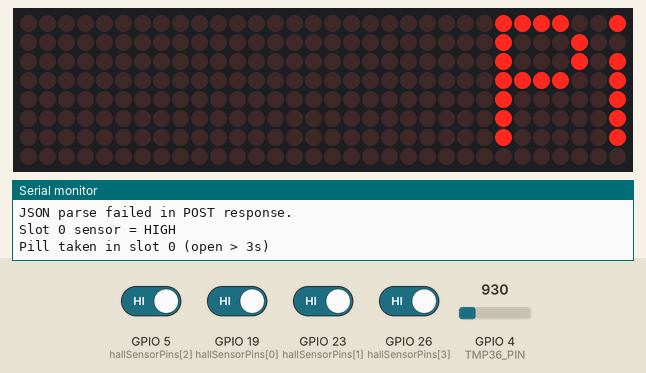
A sketch run on a simulated ESP32. Shown: 32×8 LED matrix, the last lines printed to the serial monitor. The inputs (shaded band) are chosen by the test bench; at power-on: GPIO 5 (hallSensorPins[2]), GPIO 19 (hallSensorPins[0]), GPIO 23 (hallSensorPins[1]), GPIO 26 (hallSensorPins[3]) HIGH, GPIO 4 (TMP36_PIN) = 930. WiFi joins after 1.5 s; servers stay silent unless stated; uploads are accepted with an empty reply.

Above: at 5.76 s.
5.8 s: GPIO 23 (hallSensorPins[1]) driven LOW
15.8 s: GPIO 26 (hallSensorPins[3]) driven LOW
At 24.1 s:
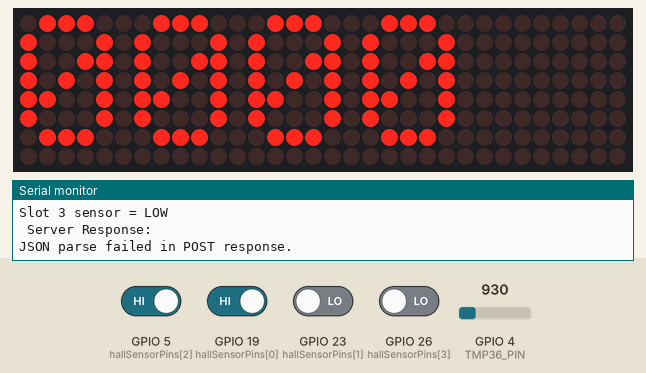
24.8 s: GPIO 26 (hallSensorPins[3]) driven HIGH
At 33.8 s:
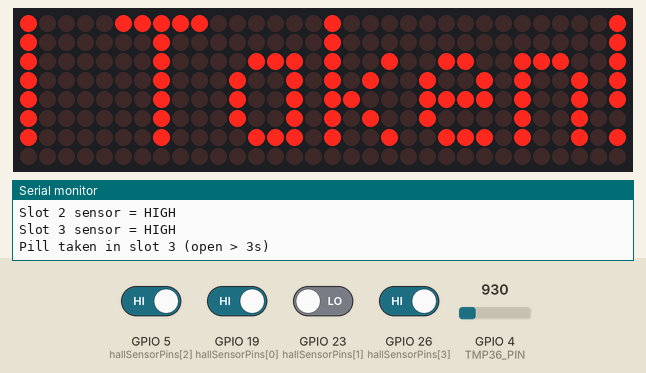

Measured:
- after the input at 24.8 s, the display: first changes after 3.6 s (image 2 shows a later state)

The sketch:

ESP32_Project.ino
```cpp
#include "Config.h"
#include "ServerConnection.h"
#include "Display.h"
#include "HE_Sensor.h"
#include "TempSensor.h"

bool pillTaken[NUM_SLOTS] = {false};
int pillQuantities[NUM_SLOTS] = {0};

unsigned long lastPollTime = 0;
const unsigned long pollInterval = 10000;

void setup() {
    Serial.begin(115200);
    setupSensors();
    setupDisplay();
    setupWiFi();
}

void loop() {
    maintainWiFiConnection();

    unsigned long currentMillis = millis();
    if (currentMillis - lastPollTime >= pollInterval) {
        // Update quantities from server and refresh display
        updateDisplayWithQuantities(pillQuantities);
        lastPollTime = currentMillis;
    }

    // Track pill-taking events
    checkPillsTaken(pillQuantities);

    // Read temperature and send full update
    float temp = getTemperature();
    sendDataToServer(temp, pillTaken, NUM_SLOTS);

    delay(1000);

}
```

Display.cpp
```cpp
#include "Display.h"

MD_Parola display = MD_Parola(HARDWARE_TYPE, DATA_PIN, CLK_PIN, CS_PIN, MAX_DEVICES);

void setupDisplay() {
    display.begin();
    display.setIntensity(5);
    display.displayClear();
    display.setTextAlignment(PA_LEFT);
}

void showPillTakenMessage() {
    display.displayClear();
    display.displayText("Pill Taken!", PA_CENTER, 100, 2000, PA_SCROLL_LEFT, PA_SCROLL_LEFT);
    while (!display.displayAnimate()) {}  // Wait for scroll animation to finish
    display.displayClear();
    display.setTextAlignment(PA_LEFT);
}

void updateDisplayWithQuantities(int pillQuantities[]) {
    display.displayClear();

    char buf[MAX_DEVICES + 1];
    for (int i = 0; i < MAX_DEVICES; i++) {
        int q = pillQuantities[i];
        buf[i] = (q >= 0 && q <= 9) ? ('0' + q) : '-';
    }
    buf[MAX_DEVICES] = '\0';

    display.setTextAlignment(PA_LEFT);
    display.print(buf);
}
```

Display.h
```cpp
#ifndef DISPLAY_H
#define DISPLAY_H

#include <MD_Parola.h>
#include <MD_MAX72XX.h>
#include <SPI.h>
#include <Arduino.h>
#include "Config.h"

#define DATA_PIN   14
#define CLK_PIN    18
#define CS_PIN     17
#define MAX_DEVICES 4
#define HARDWARE_TYPE MD_MAX72XX::FC16_HW

extern MD_Parola display;

void setupDisplay();
void showPillTakenMessage();
void updateDisplayWithQuantities(int pillQuantities[]);

#endif
```

HE_Sensor.h
```cpp
#ifndef HE_SENSOR_H
#define HE_SENSOR_H

#include "Config.h"
#include "Display.h"

extern bool pillTaken[NUM_SLOTS]; // Declared in .ino

const int hallSensorPins[NUM_SLOTS] = {19, 23, 5, 26}; // GPIOs for slots

unsigned long openTime[NUM_SLOTS] = {0};
bool slotPreviouslyOpen[NUM_SLOTS] = {false};

void setupSensors() {
    for (int i = 0; i < NUM_SLOTS; i++) {
        pinMode(hallSensorPins[i], INPUT_PULLUP); // Prevent floating pin issues
    }
}

void checkPillsTaken(int pillQuantities[]) {
    for (int i = 0; i < NUM_SLOTS; i++) {
        int sensorState = digitalRead(hallSensorPins[i]);

        // Debug output to monitor state
        Serial.printf("Slot %d sensor = %s\n", i, sensorState == HIGH ? "HIGH" : "LOW");

        // LOW = magnet present = slot closed
        // HIGH = magnet absent = slot open
        if (sensorState == LOW) {
            // Magnet is present, so slot is closed
            slotPreviouslyOpen[i] = false;
            openTime[i] = 0;
        } else {
            // Magnet is removed (slot opened)
            if (!slotPreviouslyOpen[i]) {
                openTime[i] = millis();
                slotPreviouslyOpen[i] = true;
            } else if (millis() - openTime[i] > 3000 && !pillTaken[i]) {
                pillTaken[i] = true;
                Serial.printf("Pill taken in slot %d (open > 3s)\n", i);
                showPillTakenMessage();
                updateDisplayWithQuantities(pillQuantities);
            }
        }
    }
}

#endif // HE_SENSOR_H
```

ServerConnection.cpp
```cpp
#include "ServerConnection.h"
#include "Display.h"
#include <ArduinoJson.h>

const char* ssid = "ITMajor";
const char* password = "itmajorcs461";
const char* serverURL = "https://section-three.it313communityprojects.website/src/routes/device/update.php";

// SSL certificate
const char* rootCACertificate = \
"-----BEGIN CERTIFICATE-----\n" \
"MIIEVzCCAj+gAwIBAgIRALBXPpFzlydw27SHyzpFKzgwDQYJKoZIhvcNAQELBQAw\n" \
"TzELMAkGA1UEBhMCVVMxKTAnBgNVBAoTIEludGVybmV0IFNlY3VyaXR5IFJlc2Vh\n" \
"cmNoIEdyb3VwMRUwEwYDVQQDEwxJU1JHIFJvb3QgWDEwHhcNMjQwMzEzMDAwMDAw\n" \
"WhcNMjcwMzEyMjM1OTU5WjAyMQswCQYDVQQGEwJVUzEWMBQGA1UEChMNTGV0J3Mg\n" \
"RW5jcnlwdDELMAkGA1UEAxMCRTYwdjAQBgcqhkjOPQIBBgUrgQQAIgNiAATZ8Z5G\n" \
"h/ghcWCoJuuj+rnq2h25EqfUJtlRFLFhfHWWvyILOR/VvtEKRqotPEoJhC6+QJVV\n" \
"6RlAN2Z17TJOdwRJ+HB7wxjnzvdxEP6sdNgA1O1tHHMWMxCcOrLqbGL0vbijgfgw\n" \
"gfUwDgYDVR0PAQH/BAQDAgGGMB0GA1UdJQQWMBQGCCsGAQUFBwMCBggrBgEFBQcD\n" \
"ATASBgNVHRMBAf8ECDAGAQH/AgEAMB0GA1UdDgQWBBSTJ0aYA6lRaI6Y1sRCSNsj\n" \
"v1iU0jAfBgNVHSMEGDAWgBR5tFnme7bl5AFzgAiIyBpY9umbbjAyBggrBgEFBQcB\n" \
"AQQmMCQwIgYIKwYBBQUHMAKGFmh0dHA6Ly94MS5pLmxlbmNyLm9yZy8wEwYDVR0g\n" \
"BAwwCjAIBgZngQwBAgEwJwYDVR0fBCAwHjAcoBqgGIYWaHR0cDovL3gxLmMubGVu\n" \
"Y3Iub3JnLzANBgkqhkiG9w0BAQsFAAOCAgEAfYt7SiA1sgWGCIpunk46r4AExIRc\n" \
"MxkKgUhNlrrv1B21hOaXN/5miE+LOTbrcmU/M9yvC6MVY730GNFoL8IhJ8j8vrOL\n" \
"pMY22OP6baS1k9YMrtDTlwJHoGby04ThTUeBDksS9RiuHvicZqBedQdIF65pZuhp\n" \
"eDcGBcLiYasQr/EO5gxxtLyTmgsHSOVSBcFOn9lgv7LECPq9i7mfH3mpxgrRKSxH\n" \
"pOoZ0KXMcB+hHuvlklHntvcI0mMMQ0mhYj6qtMFStkF1RpCG3IPdIwpVCQqu8GV7\n" \
"s8ubknRzs+3C/Bm19RFOoiPpDkwvyNfvmQ14XkyqqKK5oZ8zhD32kFRQkxa8uZSu\n" \
"h4aTImFxknu39waBxIRXE4jKxlAmQc4QjFZoq1KmQqQg0J/1JF8RlFvJas1VcjLv\n" \
"YlvUB2t6npO6oQjB3l+PNf0DpQH7iUx3Wz5AjQCi6L25FjyE06q6BZ/QlmtYdl/8\n" \
"ZYao4SRqPEs/6cAiF+Qf5zg2UkaWtDphl1LKMuTNLotvsX99HP69V2faNyegodQ0\n" \
"LyTApr/vT01YPE46vNsDLgK+4cL6TrzC/a4WcmF5SRJ938zrv/duJHLXQIku5v0+\n" \
"EwOy59Hdm0PT/Er/84dDV0CSjdR/2XuZM3kpysSKLgD1cKiDA+IRguODCxfO9cyY\n" \
"Ig46v9mFmBvyH04=\n" \
"-----END CERTIFICATE-----\n";

void setupWiFi() {
    WiFi.setAutoReconnect(true);
    WiFi.persistent(true);
    WiFi.begin(ssid, password);

    Serial.print("Connecting to WiFi");
    int attempts = 0;
    while (WiFi.status() != WL_CONNECTED && attempts < 20) {
        delay(500);
        Serial.print(".");
        attempts++;
    }

    if (WiFi.status() == WL_CONNECTED) {
        Serial.println("\n Connected to WiFi!");
        Serial.print("IP Address: ");
        Serial.println(WiFi.localIP());
    } else {
        Serial.println("\n Failed to connect to WiFi.");
    }
}

void maintainWiFiConnection() {
    if (WiFi.status() != WL_CONNECTED) {
        Serial.println("Attempting to reconnect to WiFi...");
        WiFi.disconnect(true);
        WiFi.begin(ssid, password);

        unsigned long startAttempt = millis();
        while (WiFi.status() != WL_CONNECTED && millis() - startAttempt < 5000) {
            delay(500);
            Serial.print(".");
        }

        if (WiFi.status() == WL_CONNECTED) {
            Serial.println("\n Reconnected to WiFi!");
        } else {
            Serial.println("\n Reconnection failed.");
        }
    }
}

void sendDataToServer(float temperature, bool pillTaken[], int numSlots) {
    if (WiFi.status() == WL_CONNECTED) {
        WiFiClientSecure client;
        client.setCACert(rootCACertificate);

        HTTPClient https;
        if (https.begin(client, serverURL)) {
            https.addHeader("Content-Type", "application/x-www-form-urlencoded");

            String postData = "device_id=1&temp=" + String(temperature);
            for (int i = 0; i < numSlots; i++) {
                postData += "&slot" + String(i) + "=" + String(pillTaken[i] ? 1 : 0);
            }

            int httpResponseCode = https.POST(postData);

            if (httpResponseCode > 0) {
                String response = https.getString();
                Serial.println(" Server Response: " + response);

                // Parse JSON and update display
                StaticJsonDocument<1024> doc;
                DeserializationError err = deserializeJson(doc, response);
                if (err) {
                    Serial.println("JSON parse failed in POST response.");
                    return;
                }

                if (doc["status"] != "success") {
                    Serial.println("Server responded with error.");
                    return;
                }

                JsonArray quantities = doc["pill_quantities"].as<JsonArray>();
                int pillQuantities[NUM_SLOTS] = {0};

                for (JsonObject q : quantities) {
                    int slot = q["sensor_id"];
                    int count = q["med_count"];
                    if (slot >= 0 && slot < NUM_SLOTS) {
                        pillQuantities[slot] = count;
                        Serial.printf("Slot %d updated to %d pills (from server)\n", slot, count);
                    }
                }

                updateDisplayWithQuantities(pillQuantities);

            } else {
                Serial.print("POST Failed: ");
                Serial.println(httpResponseCode);
            }

            https.end();
        } else {
            Serial.println("HTTPS begin failed");
        }
    } else {
        Serial.println("WiFi not connected");
    }
}
```

ServerConnection.h
```cpp
#ifndef SERVER_CONNECTION_H
#define SERVER_CONNECTION_H

#include <WiFi.h>
#include <WiFiClientSecure.h>
#include <HTTPClient.h>
#include "Config.h"

extern const char* ssid;
extern const char* password;
extern const char* serverURL;
extern const char* rootCACertificate;

void setupWiFi();
void maintainWiFiConnection();
void sendDataToServer(float temperature, bool pillTaken[], int numSlots);
void getPillQuantitiesFromServer(int quantities[]);

#endif
```

TempSensor.h
```cpp
#ifndef TEMP_SENSOR_H
#define TEMP_SENSOR_H

#include <Arduino.h>

#define TMP36_PIN 4

// TMP36 properties: 500mV at 25°C and 20mV/°C
#define TMP36_VREF 5.0  // Voltage reference for Arduino (5V)
#define TMP36_VOFFSET 0.5  // 500mV offset at 25°C
#define TMP36_SLOPE 0.02  // 20mV/°C

void setupTempSensor() {
    pinMode(TMP36_PIN, INPUT);
}

float getTemperature() {
    // Read the analog value from the TMP36 sensor (0-1023 range)
    int analogValue = analogRead(TMP36_PIN);

    // Convert the analog value to a voltage
    float voltage = analogValue * (TMP36_VREF / 1023.0);

    // Convert the voltage to temperature
    float temperature = (voltage - TMP36_VOFFSET) / TMP36_SLOPE;

    return temperature;
}

#endif
```

Config.h
```cpp
#ifndef CONFIG_H
#define CONFIG_H

constexpr int NUM_SLOTS = 4;

#endif
```
